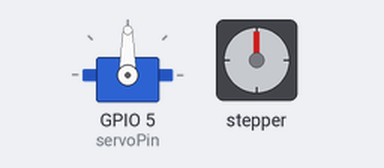
A sketch run on a simulated ESP32. On the bench: servo, stepper motor. Stepper angles assume 2048 steps per turn.

Above: at 0.0 s.
At 10.07 s:
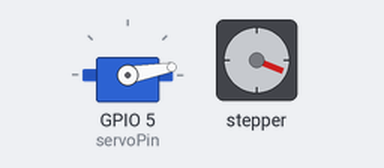
At 19.56 s:
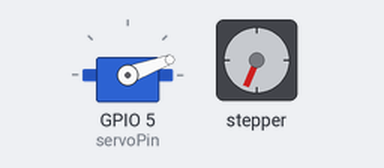
At 39.51 s:
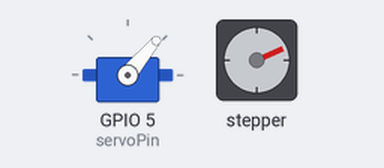
Timing chart, 0 to 40.0 s (numbered marks = the images above):
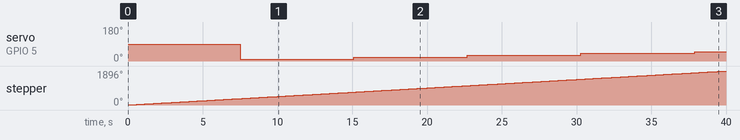

Measured:
- by itself, servo on GPIO 5 (servoPin): 90° → 10° at 7.5 s, → 20° 7.6 s later, → 30° 7.6 s later, → 40° 7.6 s later, … (5 changes in this stretch)
- by itself, stepper: keeps turning clockwise at about 47°/s

The sketch:

lab7.ino
```cpp
#include <Stepper.h>
#include <ESP32Servo.h>

int stepper1;
int stepper2;
int stepper3;
int stepper4;

int servoPin;
int servoPos;
int numSteps;
Stepper myStepper(2048, 15, 16, 17, 18);

Servo myServo;
void setup(){
  stepper1 = 15;
  stepper2 = 16;
  stepper3 = 17;
  stepper4 = 18;
  servoPin = 5;
  numSteps = 0;
servoPos = 0;
myStepper.setSpeed(10);
myServo.attach(servoPin);
}
void loop(){
myStepper.step(128);
numSteps+= 128;
if (numSteps % 2048 == 0)
{
  if (servoPos != 180)
    servoPos += 10;
  else
    servoPos = 0;

  myServo.write(servoPos);
}
delay(100);

}
```
